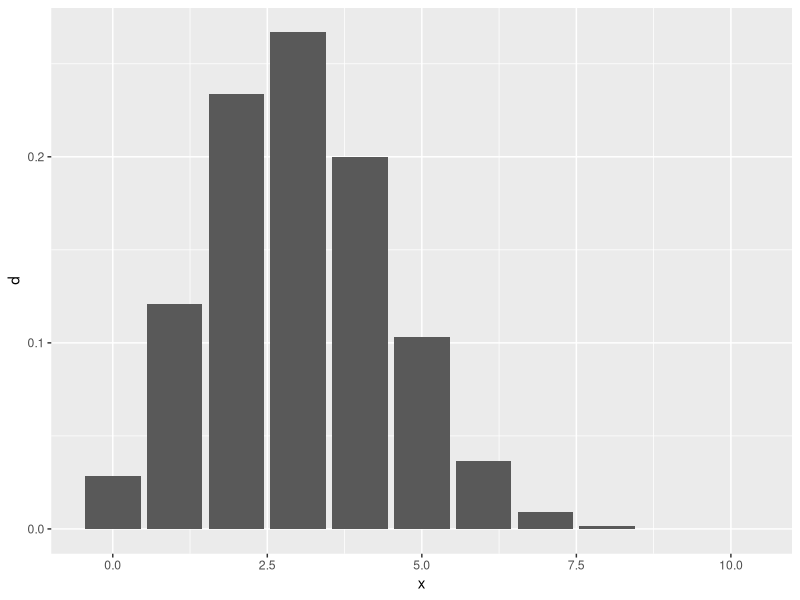
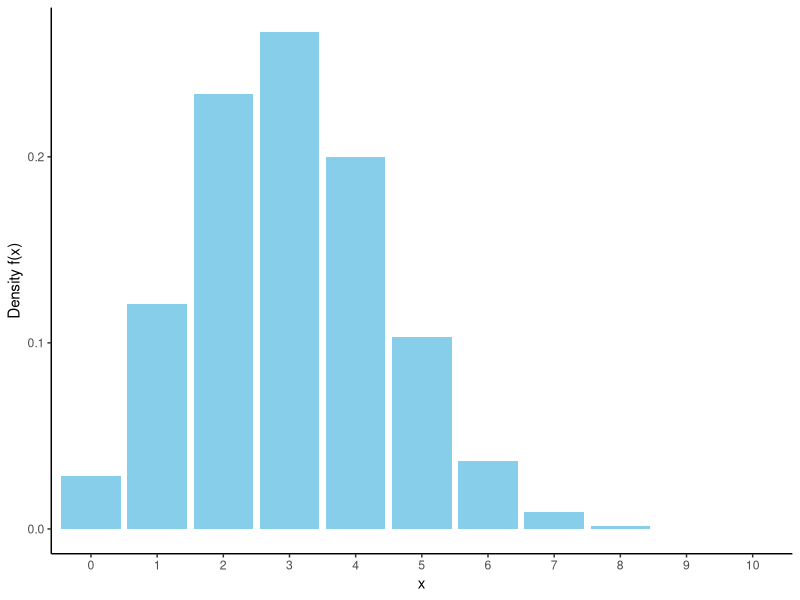
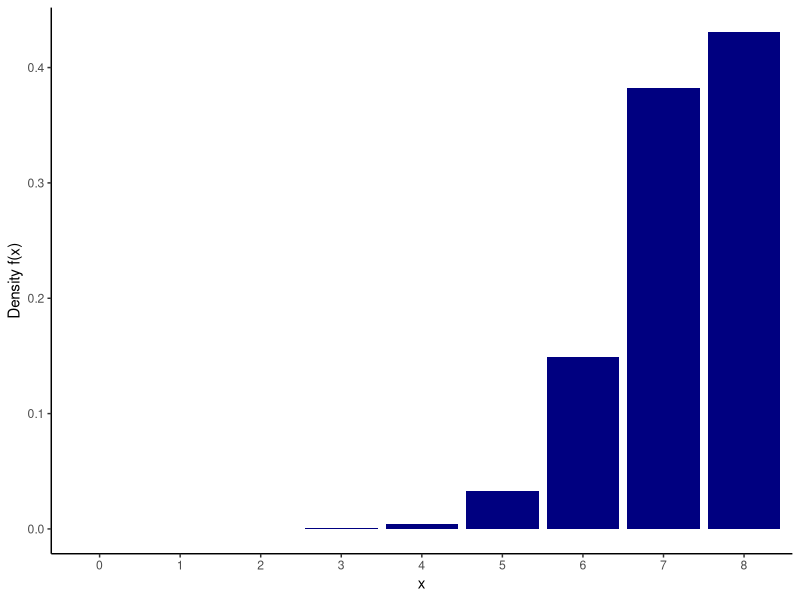

Here is the R script that generated these plots, in order:
## ---- chunk 1
#| message: false
library(tidyverse)
## ---- chunk 2
dbinom(2, 10, 0.3)
## ---- chunk 3
pbinom(2, 10, 0.3)
## ---- chunk 4
dbinom(0, 10, 0.3) + dbinom(1, 10, 0.3) + dbinom(2, 10, 0.3)
## ---- chunk 5
x <- c(0:10)
dbinom(x, 10, 0.3)
## ---- chunk 6
sum(dbinom(x, 10, 0.3))
## ---- chunk 7
data <- data.frame(x = x,
                   d = dbinom(x, 10, 0.3))

ggplot(data = data) +
  geom_col(aes(x = x, y = d))
## ---- chunk 8
# a prettier version of the plot
ggplot(data = data) +
  #using factor(x) tells ggplot to treat x as discrete, 
  #so it labels the x axis at the integers 0:10
  #fill = "skyblue" changes the color of the bars
  geom_col(aes(x = factor(x), y = d), fill = "skyblue") +
  #changes axis labels
  labs(x = "x", y = "Density f(x)") +
  theme_classic()
## ---- chunk 9
#create vector of possible x values
x <- c(0:8)
#create vector of corresponding densities
d <- dbinom(x, 8, 0.9)
#combine into a data frame for plotting
data <- data.frame(x, d)

ggplot(data = data) +
  geom_col(aes(x = factor(x), y = d), fill = "navyblue") +
  labs(x = "x", y = "Density f(x)") +
  theme_classic()
## ---- chunk 10
mu <- 8*0.9
sigma <- sqrt(8*0.9*0.1)
solution <- data.frame(mu, sigma)
solution
## ---- chunk 11
dbinom(8, size = 8, prob = 0.9)
## ---- chunk 12
pbinom(6, size = 8, prob = 0.9)
## ---- chunk 13

## ---- chunk 14

## ---- chunk 15

## ---- chunk 16

## ---- chunk 17

## ---- chunk 18

## ---- chunk 19

## ---- chunk 20

## ---- chunk 21

## ---- chunk 22

